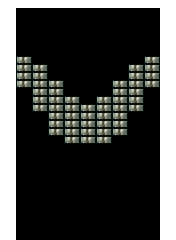

A 2D game scene composited from a Tiled map and its tileset images. What follows is a short description and the map's XML, with each tile layer's data collapsed to a summary:
An orthogonal 11x30 tile map with 16x8 px tiles, 1 tile layer (graphic) and 51 objects.

<map version="1.0" orientation="orthogonal" width="11" height="30" tilewidth="16" tileheight="8">
 <tileset firstgid="1" name="brick image" tilewidth="16" tileheight="8">
  <image source="brick_image.png" width="320" height="160" />
 </tileset>
 <layer name="graphic" width="11" height="30">
  <data>[330 cells, 120 non-empty, 2 distinct tile ids]</data>
 </layer>
 <objectgroup name="brick" width="11" height="30">
  <object x="16" y="56" width="16" height="8" />
  <object x="16" y="64" width="16" height="8" />
  <object x="16" y="72" width="16" height="8" />
  <object x="16" y="80" width="16" height="8" />
  <object x="32" y="64" width="16" height="8" />
  <object x="32" y="72" width="16" height="8" />
  <object x="32" y="80" width="16" height="8" />
  <object x="32" y="88" width="16" height="8" />
  <object x="32" y="96" width="16" height="8" />
  <object x="32" y="104" width="16" height="8" />
  <object x="144" y="64" width="16" height="8" />
  <object x="144" y="80" width="16" height="8" />
  <object x="144" y="56" width="16" height="8" />
  <object x="144" y="72" width="16" height="8" />
  <object x="128" y="96" width="16" height="8" />
  <object x="128" y="88" width="16" height="8" />
  <object x="128" y="104" width="16" height="8" />
  <object x="128" y="80" width="16" height="8" />
  <object x="128" y="72" width="16" height="8" />
  <object x="128" y="64" width="16" height="8" />
  <object x="64" y="128" width="16" height="8" />
  <object x="64" y="120" width="16" height="8" />
  <object x="64" y="136" width="16" height="8" />
  <object x="64" y="112" width="16" height="8" />
  <object x="64" y="104" width="16" height="8" />
  <object x="64" y="96" width="16" height="8" />
  <object x="48" y="120" width="16" height="8" />
  <object x="48" y="112" width="16" height="8" />
  <object x="48" y="128" width="16" height="8" />
  <object x="48" y="104" width="16" height="8" />
  <object x="48" y="96" width="16" height="8" />
  <object x="48" y="88" width="16" height="8" />
  <object x="96" y="128" width="16" height="8" />
  <object x="96" y="120" width="16" height="8" />
  <object x="96" y="136" width="16" height="8" />
  <object x="96" y="112" width="16" height="8" />
  <object x="96" y="104" width="16" height="8" />
  <object x="96" y="96" width="16" height="8" />
  <object x="112" y="120" width="16" height="8" />
  <object x="112" y="112" width="16" height="8" />
  <object x="112" y="128" width="16" height="8" />
  <object x="112" y="104" width="16" height="8" />
  <object x="112" y="96" width="16" height="8" />
  <object x="112" y="88" width="16" height="8" />
  <object x="80" y="128" width="16" height="8" />
  <object x="80" y="120" width="16" height="8" />
  <object x="80" y="136" width="16" height="8" />
  <object x="80" y="112" width="16" height="8" />
  <object x="80" y="104" width="16" height="8" />
  <object x="48" y="80" width="16" height="8" />
  <object x="112" y="80" width="16" height="8" />
 </objectgroup>
</map>
